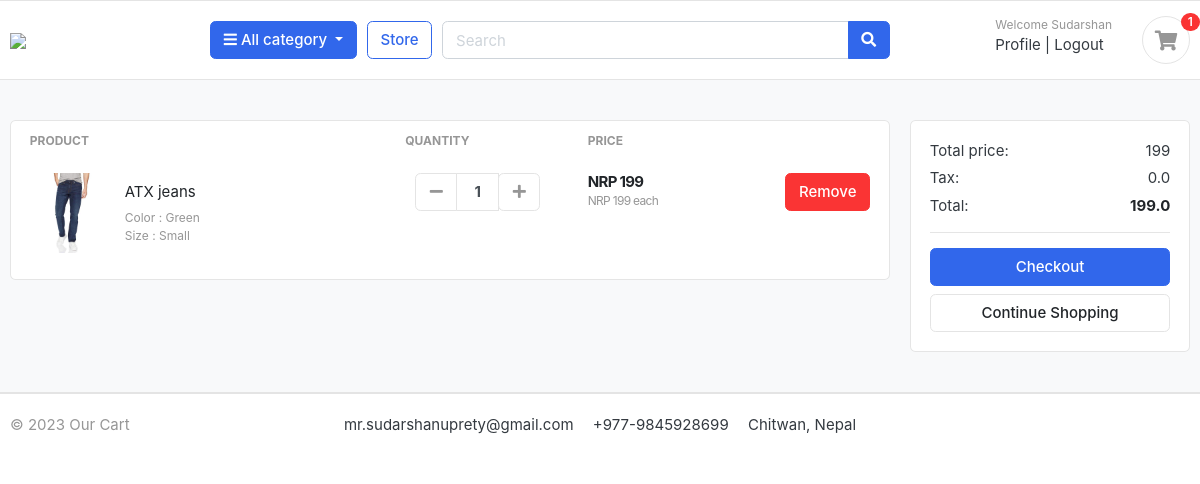
The app's page /cart/ (signed in), older data.
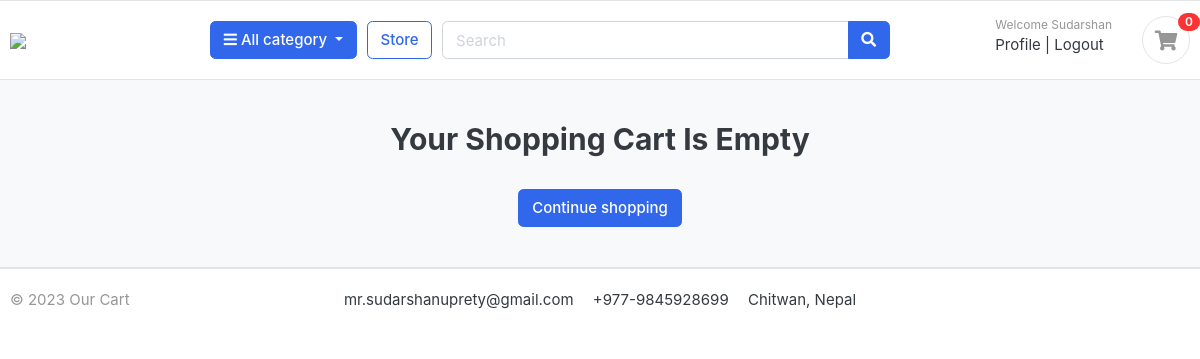
The same page, newer data.
### carts/models.py (models this page shows, shortened)
class CartItem(models.Model):
    user=models.ForeignKey(Account,on_delete=models.CASCADE,null=True)  #This is to make sure user also get assigned while adding the cartItem
    product=models.ForeignKey(Product,on_delete=models.CASCADE)
    variations=models.ManyToManyField(Variation,blank=True)
    cart=models.ForeignKey(Cart,on_delete=models.CASCADE,null=True)
    quantity=models.IntegerField()
    is_active=models.BooleanField(default=True)
    def sub_total(self):
        return self.product.price * self.quantity

### store/models.py (models this page shows, shortened)
class Product(models.Model):
    product_name = models.CharField(max_length=200, unique=True)
    slug = models.SlugField(max_length=200, unique=True)
    description = models.TextField(max_length=500, blank=True)
    price = models.IntegerField()
    images = models.ImageField(upload_to='photos/products')
    stock = models.IntegerField()
    is_available = models.BooleanField(default=True)
    category = models.ForeignKey(Category, on_delete=models.CASCADE)
    created_date = models.DateTimeField(auto_now_add=True)
    modified_date = models.DateTimeField(auto_now=True)
    def get_url(self):
        return reverse('product_detail',args=[self.category.slug,self.slug])

class Variation(models.Model):
    product=models.ForeignKey(Product,on_delete=models.CASCADE)
    variation_category=models.CharField(max_length=100,choices=variation_category_choice)
    variation_value=models.CharField(max_length=100)
    is_active=models.BooleanField(default=True)
    created_date=models.DateTimeField(auto_now=True)
    objects=VariationManager()

### carts/views.py (the view)
# urls.py: path('', views.cart, name='cart'),
def cart(request, total=0, quantity=0, cart_items=None):
    try:
        tax = 0
        grand_total = 0
        if request.user.is_authenticated:
            cart_items = CartItem.objects.filter(user=request.user, is_active=True)
        else:
            cart = Cart.objects.get(cart_id=_cart_id(request))
            cart_items = CartItem.objects.filter(cart=cart, is_active=True)
        for cart_item in cart_items:
            total += (cart_item.product.price*cart_item.quantity)
            quantity += cart_item.quantity
        tax = (0*total)/100
        grand_total = total+tax
    except ObjectDoesNotExist:
        pass  # just ignoring
    context = {
        'total': total,
        'quantity': quantity,
        'cart_items': cart_items,
        'tax': tax,
        'grand_total': grand_total,
    }
    return render(request, 'store/cart.html', context)

### carts/context_processor.py (called while the page is built)
def counter(request):
    cart_count=0
    if 'admin' in request.path:
        return {}
    else:
        try:
            cart=Cart.objects.filter(cart_id=_cart_id(request))
            if request.user.is_authenticated:
                cart_items=CartItem.objects.all().filter(user=request.user)
            else:
                cart_items=CartItem.objects.all().filter(cart=cart[:1])
            for cart_item in cart_items:
                cart_count+=cart_item.quantity
        except Cart.DoesNotExist:
            cart_count=0
    return dict(cart_count=cart_count)

### carts/views.py (called while the page is built)
def _cart_id(request):  # this function will get the cart id and will use that cart id in add_cart function
    cart = request.session.session_key
    if not cart:
        cart = request.session.create()
    return cart

### category/context_processors.py (called while the page is built)
def menu_links(request):
    links=Category.objects.all()
    return dict(links=links)

### category/models.py (called while the page is built)
    def get_url(self):
        return reverse('products_by_categories',args=[self.slug])

### templates/store/cart.html (shortened to what this page needs)
{% extends 'base.html'%}
{%load static%}
{%block content%}
<section class="section-content padding-y bg">
    <div class="container">
    {%if not cart_items%}
        <h2 class="text-center">Your Shopping Cart Is Empty</h2>
        <br>
        <div class="text-center">
            <a href="{%url 'store'%}" class="btn btn-primary">Continue shopping</a>
        </div>
    {% else %}
    <div class="row">
        <aside class="col-lg-9">
    <div class="card">
    <table class="table table-borderless table-shopping-cart">
    <thead class="text-muted">
    <tr class="small text-uppercase">
      <th scope="col">Product</th>
      <th scope="col" width="120">Quantity</th>
      <th scope="col" width="120">Price</th>
      <th scope="col" class="text-right" width="200"> </th>
    </tr>
    </thead>
    <tbody>
    {%for cart_item in cart_items%}
    <tr>
        <td>
            <figure class="itemside align-items-center">
                <div class="aside"><img src="{{ cart_item.product.images.url }}" class="img-sm"></div>
                <figcaption class="info">
                    <a href="{{cart_item.product.get_url}}" class="title text-dark">{{cart_item.product.product_name}}</a>
                    <p class="text-muted small">
                        {% if cart_item.variations.all %}
                        {% for item in cart_item.variations.all %}
                            {{ item.variation_category | capfirst }} :
                            {{ item.variation_value | capfirst}}<br>
                        {% endfor %}
                    {% endif %}
                    </p>
                </figcaption>
            </figure>
        </td>
        <td>
                        <div class="col">
                            <div class="input-group input-spinner">
                                <div class="input-group-prepend">
                                <a href="{%url 'remove_cart' cart_item.product.id cart_item.id%}" class="btn btn-light" type="button" id="button-plus"> <i class="fa fa-minus"></i> </a>
                                </div>
                                <input type="text" class="form-control"  value="{{cart_item.quantity}}">
                                <div class="input-group-append">
                                    <form action="{%url 'add_cart' cart_item.product.id%}" method="POST">
                                        <button  class="btn btn-light" type="submit" id="button-minus"> <i class="fa fa-plus"></i> </button>
                                    </form>
                                </div>
                            </div>
                        </div>
        </td>
        <td>
            <div class="price-wrap">
                <var class="price">NRP {{cart_item.sub_total}}</var>
                <small class="text-muted">NRP {{cart_item.product.price}} each</small>
            </div>
        </td>
        <td class="text-right">
        <a href="{%url 'remove_cart_item' cart_item.product.id cart_item.id%}" onclick="return confirm('Are you sure in delete this item ?')" class="btn btn-danger"> Remove</a>
        </td>
    </tr>
    {%endfor%}
    </tbody>
    </table>
    </div>
        </aside>
        <aside class="col-lg-3">
            <div class="card">
            <div class="card-body">
                <dl class="dlist-align">
                  <dt>Total price:</dt>
                  <dd class="text-right">{{total}}</dd>
                </dl>
                <dl class="dlist-align">
                  <dt>Tax:</dt>
                  <dd class="text-right"> {{tax}}</dd>
                </dl>
                <dl class="dlist-align">
                  <dt>Total:</dt>
                  <dd class="text-right text-dark b"><strong>{{grand_total}}</strong></dd>
                </dl>
                <hr>
                <a href="{%url 'checkout'%}" class="btn btn-primary btn-block"> Checkout </a>
                <a href="{%url 'store'%}" class="btn btn-light btn-block">Continue Shopping</a>
            </div>
            </div>
    </aside>
    </div>
    {%endif%}
    </div>
    </section>
{%endblock%}

### templates/includes/navbar.html (shortened to what this page needs)
{%load static%}
<header class="section-header">
    <section class="header-main border-bottom">
        <div class="container">
    <div class="row align-items-center">
        <div class="col-lg-2 col-md-3 col-6">
            <a href="{%url 'home'%}" class="brand-wrap">
                <img class="logo" src="https://pbs.twimg.com/media/FutpaMIacAAhOjN?format=png&name=small">
            </a>
        </div>
        <div class="col-lg col-sm col-md col-6 flex-grow-0">
            <div class="category-wrap dropdown d-inline-block float-right">
                <button type="button" class="btn btn-primary dropdown-toggle" data-toggle="dropdown">
                    <i class="fa fa-bars"></i> All category
                </button>
            </div>
        </div>
        <a href="{%url 'store'%}" class="btn btn-outline-primary">Store</a>
        <div class="col-lg  col-md-6 col-sm-12 col">
            <form action="{%url 'search'%}" class="search" method="GET">
                <div class="input-group w-100">
                    <input type="text" class="form-control" style="width:60%;" placeholder="Search" name="keyword">
                    <div class="input-group-append">
                      <button class="btn btn-primary" type="submit">
                        <i class="fa fa-search"></i>
                      </button>
                    </div>
                </div>
            </form>
        </div>
        <div class="col-lg-3 col-sm-6 col-8 order-2 order-lg-3">
                    <div class="d-flex justify-content-end mb-3 mb-lg-0">
                        {%if user.id is None%}
                        <div class="widget-header">
                            <small class="title text-muted">Welcome guest!</small>
                            <div>
                                <a href="{%url 'login'%}">Sign in</a> <span class="dark-transp"> | </span>
                                <a href="{%url 'register'%}"> Register</a>
                            </div>
                        </div>
                        {%else%}
                        <div class="widget-header">
                            <small class="title text-muted">Welcome {{user.first_name}}</small>
                            <div>
                                <a href="{%url 'dashboard'%}">Profile</a> <span class="dark-transp"> | </span>
                                <a href="{%url 'logout'%}"> Logout</a>
                            </div>
                        </div>
                        {%endif%}
                        <a href="{%url 'cart'%}" class="widget-header pl-3 ml-3">
                            <div class="icon icon-sm rounded-circle border"><i class="fa fa-shopping-cart"></i></div>
                            <span class="badge badge-pill badge-danger notify">{{cart_count}}</span>
                        </a>
                    </div>
                </div>
    </div>
        </div>
    </section>
    </header>

Row changes from the older to the newer data that the page shows:
removed CartItem: product.images (picture), product.product_name "ATX jeans", quantity "1", sub_total "199", product.price "199"
no longer on this page (row unchanged): Variation: variation_category "Color", variation_value "Green"
no longer on this page (row unchanged): Variation: variation_category "Size", variation_value "Small"
Text that changed along with them:
{{ cart_count }}: "1" → "0"
{{ total }}: "199" → (not shown)
{{ tax }}: "0.0" → (not shown)
{{ grand_total }}: "199.0" → (not shown)
text no longer shown: "PRODUCT QUANTITY PRICE Total price: Tax: Total: Checkout Continue Shopping"
text now shown: "Your Shopping Cart Is Empty Continue shopping"
